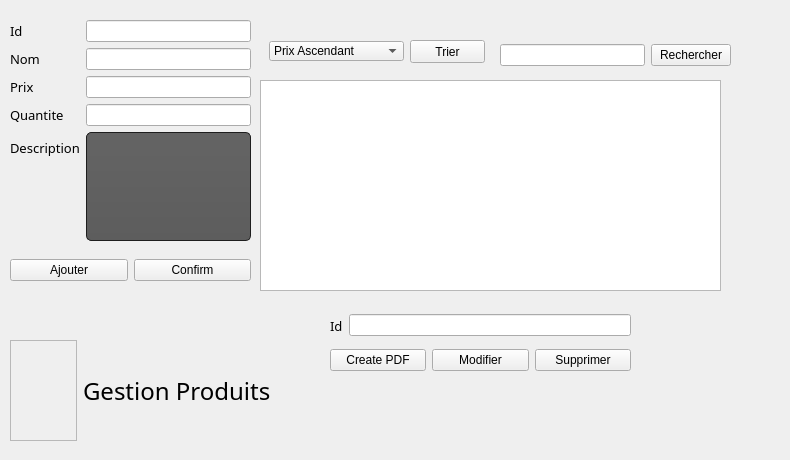
   <widget class="QWidget" name="tab_2">
    <attribute name="title">
     <string>Produit</string>
    </attribute>
    <widget class="QTableView" name="Tab_produit">
     <property name="geometry">
      <rect>
       <x>260</x>
       <y>80</y>
       <width>461</width>
       <height>211</height>
      </rect>
     </property>
     <property name="font">
      <font>
       <family>Franklin Gothic Medium</family>
      </font>
     </property>
    </widget>
    <widget class="QWidget" name="formLayoutWidget_2">
     <property name="geometry">
      <rect>
       <x>10</x>
       <y>20</y>
       <width>241</width>
       <height>221</height>
      </rect>
     </property>
     <layout class="QFormLayout" name="formLayout_2">
      <item row="0" column="0">
       <widget class="QLabel" name="label_9">
        <property name="sizePolicy">
         <sizepolicy hsizetype="Preferred" vsizetype="Preferred">
          <horstretch>1</horstretch>
          <verstretch>0</verstretch>
         </sizepolicy>
        </property>
        <property name="font">
         <font>
          <family>Franklin Gothic Medium</family>
          <pointsize>10</pointsize>
         </font>
        </property>
        <property name="text">
         <string>Id</string>
        </property>
       </widget>
      </item>
      <item row="0" column="1">
       <widget class="QLineEdit" name="LE_ID1"/>
      </item>
      <item row="1" column="0">
       <widget class="QLabel" name="label_10">
        <property name="sizePolicy">
         <sizepolicy hsizetype="Preferred" vsizetype="Preferred">
          <horstretch>1</horstretch>
          <verstretch>0</verstretch>
         </sizepolicy>
        </property>
        <property name="font">
         <font>
          <family>Franklin Gothic Medium</family>
          <pointsize>10</pointsize>
         </font>
        </property>
        <property name="text">
         <string>Nom</string>
        </property>
       </widget>
      </item>
      <item row="1" column="1">
       <widget class="QLineEdit" name="LE_NOM1"/>
      </item>
      <item row="2" column="0">
       <widget class="QLabel" name="label_11">
        <property name="sizePolicy">
         <sizepolicy hsizetype="Preferred" vsizetype="Preferred">
          <horstretch>1</horstretch>
          <verstretch>0</verstretch>
         </sizepolicy>
        </property>
        <property name="font">
         <font>
          <family>Franklin Gothic Medium</family>
          <pointsize>10</pointsize>
         </font>
        </property>
        <property name="text">
         <string>Prix</string>
        </property>
       </widget>
      </item>
      <item row="2" column="1">
       <widget class="QLineEdit" name="LE_PRIX1"/>
      </item>
      <item row="3" column="0">
       <widget class="QLabel" name="label_12">
        <property name="sizePolicy">
         <sizepolicy hsizetype="Preferred" vsizetype="Preferred">
          <horstretch>1</horstretch>
          <verstretch>0</verstretch>
         </sizepolicy>
        </property>
        <property name="font">
         <font>
          <family>Franklin Gothic Medium</family>
          <pointsize>10</pointsize>
         </font>
        </property>
        <property name="text">
         <string>Quantite</string>
        </property>
       </widget>
      </item>
      <item row="3" column="1">
       <widget class="QLineEdit" name="LE_QT1"/>
      </item>
      <item row="4" column="0">
       <widget class="QLabel" name="label_16">
        <property name="sizePolicy">
         <sizepolicy hsizetype="Preferred" vsizetype="Preferred">
          <horstretch>1</horstretch>
          <verstretch>0</verstretch>
         </sizepolicy>
        </property>
        <property name="font">
         <font>
          <family>Franklin Gothic Medium</family>
          <pointsize>10</pointsize>
         </font>
        </property>
        <property name="text">
         <string>Description</string>
        </property>
       </widget>
      </item>
      <item row="4" column="1">
       <widget class="QTextEdit" name="TE_description">
        <property name="styleSheet">
         <string notr="true">  background-color: QLinearGradient( x1: 0, y1: 0, x2: 0, y2: 1, stop: 0 #4d4d4d, stop: 0 #646464, stop: 1 #5d5d5d);
    padding: 1px;
    border-style: solid;
    border: 1px solid #1e1e1e;
    border-radius: 5;</string>
        </property>
       </widget>
      </item>
     </layout>
    </widget>
    <widget class="QWidget" name="horizontalLayoutWidget_6">
     <property name="geometry">
      <rect>
       <x>10</x>
       <y>240</y>
       <width>241</width>
       <height>61</height>
      </rect>
     </property>
     <layout class="QHBoxLayout" name="horizontalLayout_8">
      <item>
       <widget class="QPushButton" name="pushButton_3">
        <property name="styleSheet">
         <string notr="true"/>
        </property>
        <property name="text">
         <string>Ajouter</string>
        </property>
       </widget>
      </item>
      <item>
       <widget class="QPushButton" name="SelectModifConfirm">
        <property name="styleSheet">
         <string notr="true"/>
        </property>
        <property name="text">
         <string>Confirm</string>
        </property>
       </widget>
      </item>
     </layout>
    </widget>
    <widget class="QWidget" name="horizontalLayoutWidget_7">
     <property name="geometry">
      <rect>
       <x>330</x>
       <y>330</y>
       <width>301</width>
       <height>61</height>
      </rect>
     </property>
     <layout class="QHBoxLayout" name="horizontalLayout_9">
      <item>
       <widget class="QPushButton" name="CreatePDF">
        <property name="styleSheet">
         <string notr="true"/>
        </property>
        <property name="text">
         <string>Create PDF</string>
        </property>
       </widget>
      </item>
      <item>
       <widget class="QPushButton" name="SelectModifProd">
        <property name="styleSheet">
         <string notr="true"/>
        </property>
        <property name="text">
         <string>Modifier</string>
        </property>
       </widget>
      </item>
      <item>
       <widget class="QPushButton" name="pushButton_4">
        <property name="styleSheet">
         <string notr="true"/>
        </property>
        <property name="text">
         <string>Supprimer</string>
        </property>
       </widget>
      </item>
     </layout>
    </widget>
    <widget class="QWidget" name="horizontalLayoutWidget_8">
     <property name="geometry">
      <rect>
       <x>330</x>
       <y>300</y>
       <width>301</width>
       <height>51</height>
      </rect>
     </property>
     <layout class="QHBoxLayout" name="horizontalLayout_10">
      <item>
       <widget class="QLabel" name="label_13">
        <property name="font">
         <font>
          <family>Franklin Gothic Medium</family>
          <pointsize>10</pointsize>
         </font>
        </property>
        <property name="text">
         <string>Id</string>
        </property>
       </widget>
      </item>
      <item>
       <widget class="QLineEdit" name="LE_ID_SUPP"/>
      </item>
     </layout>
    </widget>
    <widget class="QWidget" name="horizontalLayoutWidget_11">
     <property name="geometry">
      <rect>
       <x>10</x>
       <y>340</y>
       <width>261</width>
       <height>101</height>
      </rect>
     </property>
     <layout class="QHBoxLayout" name="horizontalLayout_13">
      <item>
       <widget class="QFrame" name="frame_2">
        <property name="whatsThis">
         <string>&lt;html&gt;&lt;head/&gt;&lt;body&gt;&lt;p&gt;&lt;img src=&quot;:/Asset 9.png&quot;/&gt;&lt;/p&gt;&lt;/body&gt;&lt;/html&gt;</string>
        </property>
        <property name="styleSheet">
         <string notr="true">image: url(:/Asset 9.png);</string>
        </property>
        <property name="frameShape">
         <enum>QFrame::StyledPanel</enum>
        </property>
        <property name="frameShadow">
         <enum>QFrame::Raised</enum>
        </property>
       </widget>
      </item>
      <item>
       <widget class="QLabel" name="label_18">
        <property name="font">
         <font>
          <family>Franklin Gothic Book</family>
          <pointsize>18</pointsize>
         </font>
        </property>
        <property name="text">
         <string>Gestion Produits</string>
        </property>
       </widget>
      </item>
     </layout>
    </widget>
    <widget class="QWidget" name="horizontalLayoutWidget_13">
     <property name="geometry">
      <rect>
       <x>500</x>
       <y>30</y>
       <width>231</width>
       <height>51</height>
      </rect>
     </property>
     <layout class="QHBoxLayout" name="horizontalLayout_15">
      <item>
       <widget class="QLineEdit" name="LE_ProdRecherche"/>
      </item>
      <item>
       <widget class="QPushButton" name="RechercherProduit">
        <property name="text">
         <string>Rechercher</string>
        </property>
       </widget>
      </item>
     </layout>
    </widget>
    <widget class="QComboBox" name="comboBox22">
     <property name="enabled">
      <bool>true</bool>
     </property>
     <property name="geometry">
      <rect>
       <x>269</x>
       <y>41</y>
       <width>135</width>
       <height>20</height>
      </rect>
     </property>
     <property name="styleSheet">
      <string notr="true"/>
     </property>
     <property name="currentIndex">
      <number>0</number>
     </property>
     <property name="duplicatesEnabled">
      <bool>false</bool>
     </property>
     <item>
      <property name="text">
       <string>Prix Ascendant</string>
      </property>
     </item>
     <item>
      <property name="text">
       <string>Prix Descendant</string>
      </property>
     </item>
     <item>
      <property name="text">
       <string>Quantite Asendant</string>
      </property>
     </item>
     <item>
      <property name="text">
       <string>Quantite Descendant</string>
      </property>
     </item>
    </widget>
    <widget class="QPushButton" name="SortButton_2">
     <property name="geometry">
      <rect>
       <x>410</x>
       <y>40</y>
       <width>75</width>
       <height>23</height>
      </rect>
     </property>
     <property name="styleSheet">
      <string notr="true"/>
     </property>
     <property name="text">
      <string>Trier</string>
     </property>
    </widget>
    <widget class="QWidget" name="widget" native="true">
     <property name="geometry">
      <rect>
       <x>640</x>
       <y>310</y>
       <width>141</width>
       <height>141</height>
      </rect>
     </property>
     <property name="styleSheet">
      <string notr="true">image: url(:/picMasc.png);</string>
     </property>
    </widget>
   </widget>
